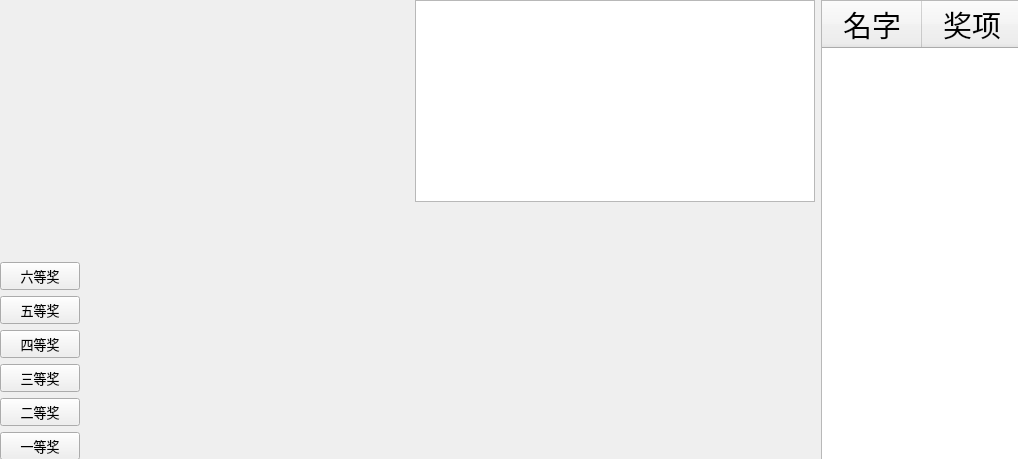
<?xml version="1.0" encoding="UTF-8"?>
<ui version="4.0">
 <class>Form</class>
 <widget class="QWidget" name="Form">
  <property name="geometry">
   <rect>
    <x>0</x>
    <y>0</y>
    <width>1018</width>
    <height>459</height>
   </rect>
  </property>
  <property name="windowTitle">
   <string>Form</string>
  </property>
  <property name="autoFillBackground">
   <bool>false</bool>
  </property>
  <property name="styleSheet">
   <string notr="true">
background-image: url(:/backgrond/bg.jpg);</string>
  </property>
  <widget class="QWidget" name="">
   <property name="geometry">
    <rect>
     <x>0</x>
     <y>0</y>
     <width>1077</width>
     <height>460</height>
    </rect>
   </property>
   <layout class="QHBoxLayout" name="horizontalLayout_2">
    <item>
     <layout class="QHBoxLayout" name="horizontalLayout">
      <item>
       <layout class="QVBoxLayout" name="verticalLayout">
        <item>
         <spacer name="verticalSpacer_3">
          <property name="orientation">
           <enum>Qt::Vertical</enum>
          </property>
          <property name="sizeHint" stdset="0">
           <size>
            <width>20</width>
            <height>40</height>
           </size>
          </property>
         </spacer>
        </item>
        <item>
         <widget class="QPushButton" name="pushButton">
          <property name="font">
           <font>
            <family>楷体</family>
            <pointsize>10</pointsize>
           </font>
          </property>
          <property name="text">
           <string>六等奖</string>
          </property>
         </widget>
        </item>
        <item>
         <widget class="QPushButton" name="pushButton_2">
          <property name="font">
           <font>
            <family>楷体</family>
            <pointsize>10</pointsize>
           </font>
          </property>
          <property name="text">
           <string>五等奖</string>
          </property>
         </widget>
        </item>
        <item>
         <widget class="QPushButton" name="pushButton_3">
          <property name="font">
           <font>
            <family>楷体</family>
            <pointsize>10</pointsize>
           </font>
          </property>
          <property name="text">
           <string>四等奖</string>
          </property>
         </widget>
        </item>
        <item>
         <widget class="QPushButton" name="pushButton_4">
          <property name="font">
           <font>
            <family>楷体</family>
            <pointsize>10</pointsize>
           </font>
          </property>
          <property name="text">
           <string>三等奖</string>
          </property>
         </widget>
        </item>
        <item>
         <widget class="QPushButton" name="pushButton_5">
          <property name="font">
           <font>
            <family>楷体</family>
            <pointsize>10</pointsize>
           </font>
          </property>
          <property name="text">
           <string>二等奖</string>
          </property>
         </widget>
        </item>
        <item>
         <widget class="QPushButton" name="pushButton_6">
          <property name="font">
           <font>
            <family>楷体</family>
            <pointsize>10</pointsize>
           </font>
          </property>
          <property name="text">
           <string>一等奖</string>
          </property>
         </widget>
        </item>
       </layout>
      </item>
      <item>
       <layout class="QVBoxLayout" name="verticalLayout_2">
        <item>
         <spacer name="horizontalSpacer_3">
          <property name="orientation">
           <enum>Qt::Horizontal</enum>
          </property>
          <property name="sizeHint" stdset="0">
           <size>
            <width>318</width>
            <height>20</height>
           </size>
          </property>
         </spacer>
        </item>
        <item>
         <spacer name="horizontalSpacer_2">
          <property name="orientation">
           <enum>Qt::Horizontal</enum>
          </property>
          <property name="sizeHint" stdset="0">
           <size>
            <width>318</width>
            <height>20</height>
           </size>
          </property>
         </spacer>
        </item>
       </layout>
      </item>
     </layout>
    </item>
    <item>
     <layout class="QGridLayout" name="gridLayout">
      <item row="0" column="0" colspan="3">
       <widget class="QTextEdit" name="textEdit"/>
      </item>
      <item row="0" column="3" rowspan="3">
       <widget class="QTableWidget" name="tableWidget">
        <property name="font">
         <font>
          <family>方正粗黑宋简体</family>
          <pointsize>22</pointsize>
         </font>
        </property>
        <property name="alternatingRowColors">
         <bool>false</bool>
        </property>
        <column>
         <property name="text">
          <string>名字</string>
         </property>
        </column>
        <column>
         <property name="text">
          <string>奖项</string>
         </property>
        </column>
       </widget>
      </item>
      <item row="1" column="0" rowspan="2" colspan="2">
       <spacer name="verticalSpacer_2">
        <property name="orientation">
         <enum>Qt::Vertical</enum>
        </property>
        <property name="sizeHint" stdset="0">
         <size>
          <width>20</width>
          <height>258</height>
         </size>
        </property>
       </spacer>
      </item>
      <item row="1" column="2" rowspan="2">
       <spacer name="verticalSpacer">
        <property name="orientation">
         <enum>Qt::Vertical</enum>
        </property>
        <property name="sizeHint" stdset="0">
         <size>
          <width>20</width>
          <height>258</height>
         </size>
        </property>
       </spacer>
      </item>
      <item row="2" column="1">
       <spacer name="horizontalSpacer">
        <property name="orientation">
         <enum>Qt::Horizontal</enum>
        </property>
        <property name="sizeHint" stdset="0">
         <size>
          <width>368</width>
          <height>20</height>
         </size>
        </property>
       </spacer>
      </item>
     </layout>
    </item>
   </layout>
  </widget>
 </widget>
 <resources>
  <include location="BG.qrc"/>
  <include location="bgmusic.qrc"/>
 </resources>
 <connections/>
</ui>
